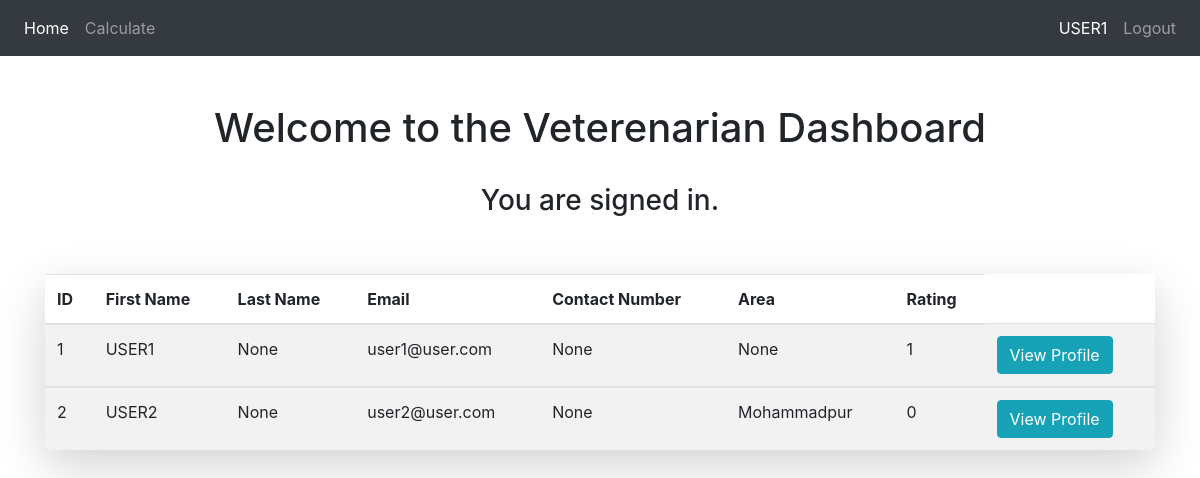
Page / (signed in) on the earlier database version.
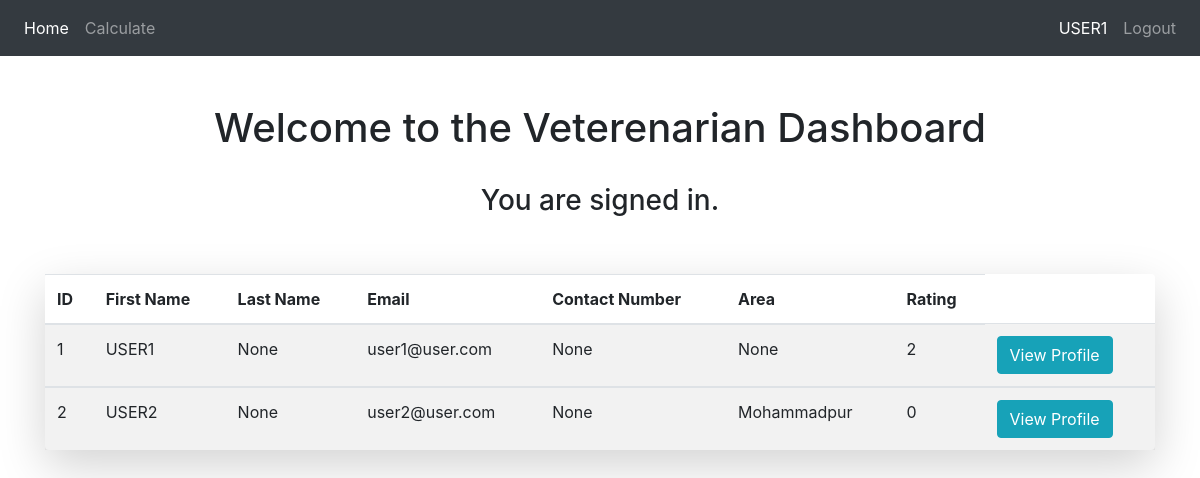
Same page on the later database version.
### website/models.py (models this page shows)
class User(db.Model, UserMixin):
    id = db.Column(db.Integer, primary_key=True)
    email = db.Column(db.String(150), unique=True)
    first_name = db.Column(db.String(150))
    last_name = db.Column(db.String(150))
    password = db.Column(db.String(200))
    contact_num = db.Column(db.String(11))
    address = db.Column(db.String(500))
    rating = db.Column(db.Integer, default=0)

### website/views.py (the view)
@views.route('/')
@login_required
def home():
    name = current_user.first_name
    users = User.query.all()
    return render_template("home.html", user=current_user, name=name, users=users)

### website/__init__.py (called while the page is built)
def create_app():
    app = Flask(__name__)
    app.config['SECRET_KEY'] = 'arik5233'
    app.config['SQLALCHEMY_DATABASE_URI'] = f'sqlite:///{DB_NAME}'
    db.init_app(app)
    from .views import views
    from .auth import auth
    app.register_blueprint(views, url_prefix='/')
    app.register_blueprint(auth, url_prefix='/')
    from .models import User
    create_database(app)
    login_manager = LoginManager()
    login_manager.login_view = 'auth.login'
    login_manager.init_app(app)
    @login_manager.user_loader
    def load_user(id):
        return User.query.get(int(id))
    return app

### website/templates/home.html
{% extends "base.html" %} {% block title %}Dashboard{% endblock %} {% block
content %}
<br />
<br />
<h1 align="center">Welcome to the Veterenarian Dashboard</h1>
<br />
<h3 align="center">You are signed in.</h3>
<br />
<br />
<table class="table table-striped table-hover shadow-lg p-3 mb-5 bg-body-tertiary rounded">
    <thead>
        <tr>
            <th scope="col">ID</th>
            <th scope="col">First Name</th>
            <th scope="col">Last Name</th>
            <th scope="col">Email</th>
            <th scope="col">Contact Number</th>
            <th scope="col">Area</th>
            <th scope="col">Rating</th>
        </tr>
    </thead>
    {% for user in users %}
    <tbody>
        <tr>
            <td scope="row">{{ user.id }}</td>
            <td>{{ user.first_name }}</td>
            <td>{{ user.last_name }}</td>
            <td>{{ user.email }}</td>
            <td>{{ user.contact_num }}</td>
            <td>{{ user.address }}</td>
            <td>{{ user.rating }}</td>
            <td>
                <a href="http://127.0.0.1:5000/vet/{{ user.id }}">
                    <button type="button" class="btn btn-info">View Profile</button></a>
            </td>
        </tr>
    </tbody>
    {% endfor %}
</table>
<br />
{% endblock %} {% block name %} {{ name }} {% endblock %}

### website/templates/base.html (shortened to what this page needs)
<!DOCTYPE html>
<html lang="en">
<head>
    <link rel="stylesheet" href="https://cdn.jsdelivr.net/npm/bootstrap@4.4.1/dist/css/bootstrap.min.css"
>
    <link href="//maxcdn.bootstrapcdn.com/bootstrap/4.1.1/css/bootstrap.min.css" rel="stylesheet" id="bootstrap-css">
    <link href="https://stackpath.bootstrapcdn.com/font-awesome/4.7.0/css/font-awesome.min.css" rel="stylesheet"
>
</head>
<body>
    <nav class="navbar navbar-expand-lg navbar-dark bg-dark">
        <div class="collapse navbar-collapse" id="navbar">
            {% if user.is_authenticated %}
            <ul class="navbar-nav mr-auto mt-2 mt-lg-0">
                <li class="nav-item active"><a class="nav-item nav-link" id="home" href="/">Home</a></li>
                <li class="nav-item"><a class="nav-item nav-link" id="calculate" href="/calculate">Calculate</a></li>
            </ul>
            <ul class="navbar-nav mt-2 mt-lg-0">
                <li class="nav-item active"><a class="nav-item nav-link" id="logout" href="/profile">{% block name %}{%
                        endblock %}</a></li>
                <li class="nav-item"><a class="nav-item nav-link" id="logout" href="/logout">Logout</a></li>
            </ul>
            {% endif %}
        </div>
    </nav>
    <div class="container">
        {% block content %}{% endblock %}
    </div>
</body>
</html>

Differences in the rows shown:
changed User "USER1": rating "1" → "2"
